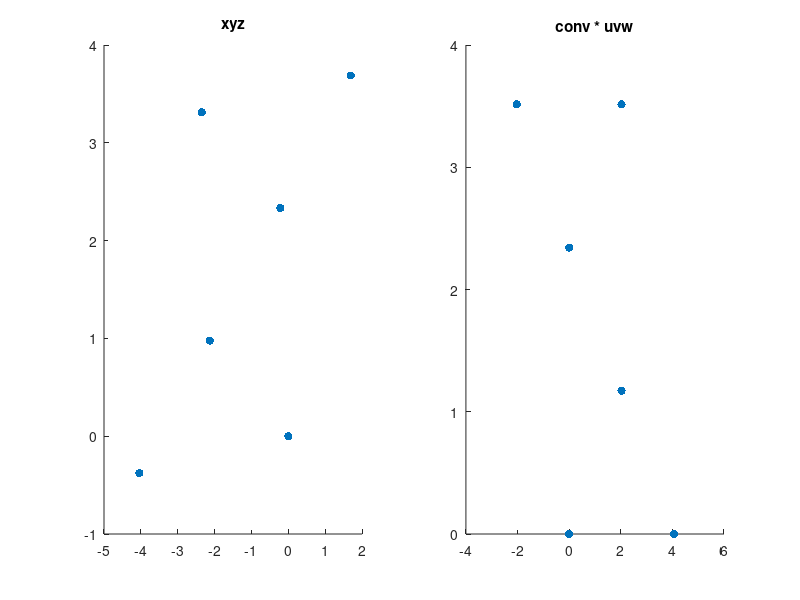

Recreate this plot in MATLAB.
% test_ExtractAtomSiteFromCrysInfo.m
clc;
clear;
close all;
%% main:
rawData = [13      130     0.000000    0.000000    0.999885        0.00000     0.00000   -19.87112;
13      130     0.666667    0.333333    0.333218       -2.12940     0.97794    -6.62218;
13      130     0.333333    0.666667    0.666552       -0.21778     2.33308   -13.24665;
13      130     1.000000    1.000000    0.999885       -2.34718     3.31102   -19.87112;
13      130     1.000000    0.000000    0.999885       -4.04102    -0.37720   -19.87112;
13      130     0.000000    1.000000    0.999885        1.69384     3.68823   -19.87112;
31      311     1.000000    0.000000    0.500067       -4.04102    -0.37720    -9.93803;
31      311     0.000000    1.000000    0.500067        1.69384     3.68823    -9.93803;
31      311     0.666667    0.333333    0.833400       -2.12940     0.97794   -16.56250;
31      311     0.333333    0.666667    0.166734       -0.21778     2.33308    -3.31357;
31      311     0.000000    0.000000    0.500067        0.00000     0.00000    -9.93803;
31      311     1.000000    1.000000    0.500067       -2.34718     3.31102    -9.93803;
33      332     0.000000    1.000000    0.124797        1.69384     3.68823    -2.48014;
33      332     0.333333    0.666667    0.791464       -0.21778     2.33308   -15.72908;
33      332     1.000000    0.000000    0.124797       -4.04102    -0.37720    -2.48014;
33      332     0.666667    0.333333    0.458130       -2.12940     0.97794    -9.10461;
33      332     0.000000    0.000000    0.124797        0.00000     0.00000    -2.48014;
33      332     1.000000    1.000000    0.124797       -2.34718     3.31102    -2.48014;
33      333     0.333333    0.666667    0.291919       -0.21778     2.33308    -5.80142;
33      333     1.000000    1.000000    0.625252       -2.34718     3.31102   -12.42588;
33      333     0.666667    0.333333    0.958585       -2.12940     0.97794   -19.05035;
33      333     0.000000    1.000000    0.625252        1.69384     3.68823   -12.42588;
33      333     0.000000    0.000000    0.625252        0.00000     0.00000   -12.42588;
33      333     1.000000    0.000000    0.625252       -4.04102    -0.37720   -12.42588;];

xyz = rawData(:, 6 : 8)';
uvw = rawData(:, 3 : 5)';

convMat = [4.05858319000000,-2.02929159500000,0;0,3.51483614591249,0;0,0,19.8734024600000];

convedUvw = convMat * uvw;

figure;
subplot(1, 2, 1);
scatter(xyz(1, :), xyz(2, :), 'filled');
title('xyz');

subplot(1, 2, 2);
scatter(convedUvw(1, :), convedUvw(2, :), 'filled');
title('conv * uvw');